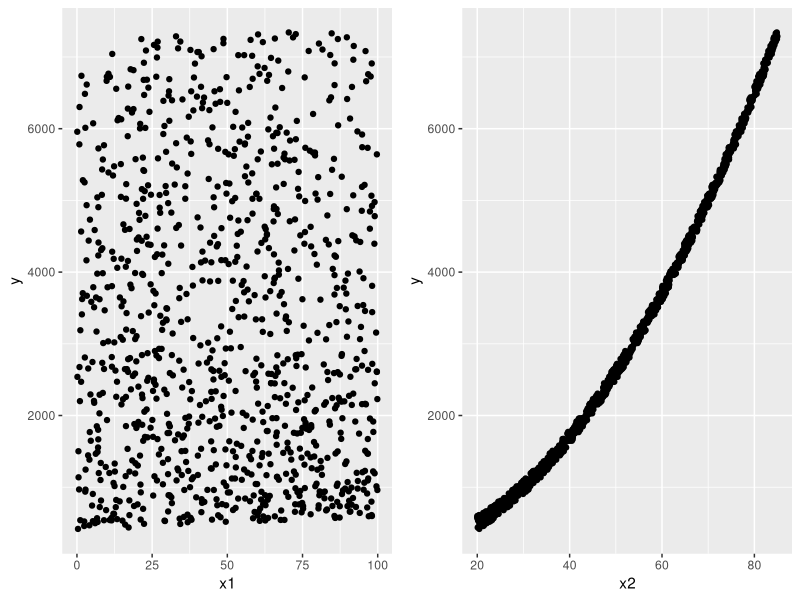

Recreate this plot in R. (Note: a time limit stopped this script after it produced the figure.)
library(tidyverse)
library(gridExtra)

# create data
my_dat = tibble(x1 = runif(1000, min=0, max=100),
                x2 = runif(1000, min=20, max=85),
                y = 2*x1 + x2**2)

ggplot(my_dat, aes(x1, y)) + geom_point() -> p1;ggplot(my_dat, aes(x2, y)) + geom_point() -> p2
grid.arrange(p1, p2, nrow=1)

# create test data
test = tibble(x1 = runif(1, 0, 100),
              x2 = runif(1, 20, 85))

# set the number of simulations
nruns = 40000
results = tibble(model_num = integer(nruns),
                 pred = numeric(nruns))

# run the simulations
for(mod in 1:nruns){
  if(mod %% (nruns/10) == 0){
    print(mod)
  }
  
  # sample the original data
  my_dat %>% sample_frac(size = 0.7) -> train
  
  model = lm(y ~ x1 + x2, data = train)
  
  pred = predict(model, test)
  
  results$model_num[mod] = mod
  results$pred[mod] = pred
}

ggplot(results, aes(pred)) +
  geom_histogram(bins=100) +
  geom_vline(xintercept = quantile(results$pred, c(0.025, 0.5, 0.975)))
